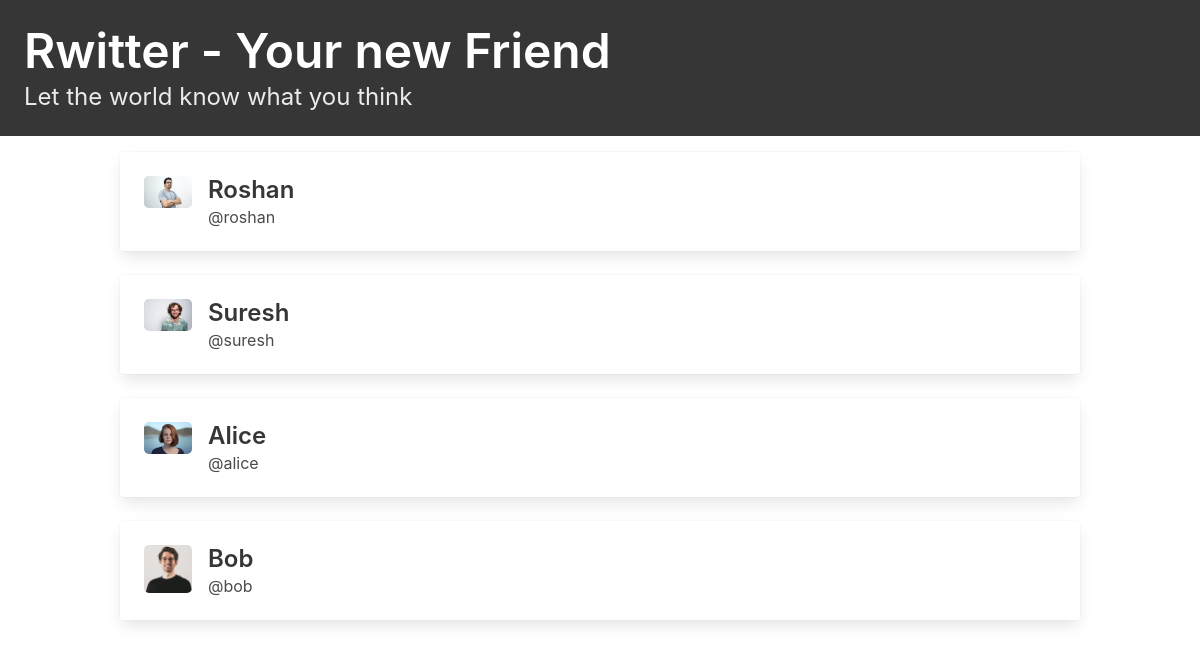
Screenshot of /profile_list/ (signed in) with the database file from the repository.
### rwitter/models.py (models this page shows, shortened)
class Profile(models.Model):
    user = models.OneToOneField(User, on_delete = models.CASCADE)
    follows = models.ManyToManyField("self", related_name='followed_by', symmetrical=False, blank=True)
    profile_picture = models.FileField(null=True, blank=True)

### rwitter/views.py (the view)
# urls.py: path('profile_list/', views.profile_list, name='profile_list'),
def profile_list(request):
    profiles = Profile.objects.exclude(user = request.user)
    context = {'profiles': profiles}
    return render(request, 'profile_list.html', context)

### rwitter/templates/profile_list.html
{% extends 'base.html' %}
{% block content %}
<div class="column">
{% for profile in profiles %}
    <div class="block">
      <div class="card">
        <a href="{% url 'profile' profile.pk %}">
          <div class="card-content">
            <div class="media">
              <div class="media-left">
                <figure class="image is-48x48">
                  <img src={{profile.profile_picture.url}}
                       alt="Placeholder image" style="border-radius: 5px;">
                </figure>
              </div>
              <div class="media-content">
                <p class="title is-4">
                  {{ profile.user.username|title }}
                </p>
                <p class="subtitle is-6">
                  @{{ profile.user.username|lower }}
                </p>
              </div>
            </div>
          </div>
        </a>
      </div>
    </div>
{% endfor %}
</div>
{% endblock content %}

### rows the page displays
Profile: profile_picture (picture), user.username "Roshan", user.username "roshan"
Profile: profile_picture (picture), user.username "Suresh", user.username "suresh"
Profile: profile_picture (picture), user.username "Alice", user.username "alice"
Profile: profile_picture (picture), user.username "Bob", user.username "bob"
